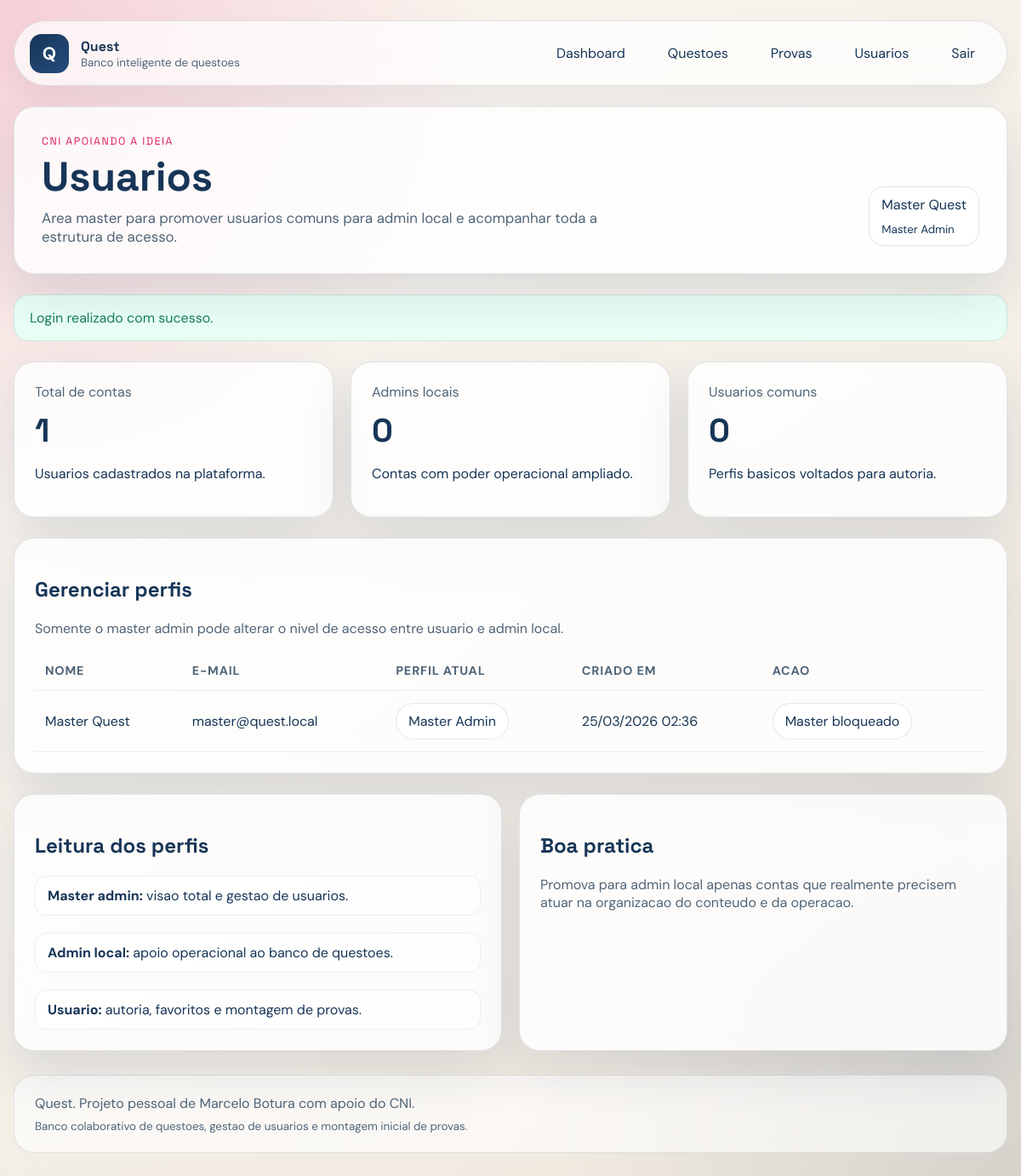
/users.php (signed in), run on the app's committed database.
### tables this page shows
CREATE TABLE IF NOT EXISTS `users` (
    `id` INT UNSIGNED NOT NULL AUTO_INCREMENT,
    `name` VARCHAR(120) NOT NULL,
    `email` VARCHAR(180) NOT NULL,
    `password_hash` VARCHAR(255) NOT NULL,
    `role` ENUM('master_admin', 'local_admin', 'user') NOT NULL DEFAULT 'user',
    `created_at` TIMESTAMP NOT NULL DEFAULT CURRENT_TIMESTAMP,
    `updated_at` TIMESTAMP NOT NULL DEFAULT CURRENT_TIMESTAMP ON UPDATE CURRENT_TIMESTAMP,
    PRIMARY KEY (`id`),
    UNIQUE KEY `users_email_unique` (`email`)
);

### bootstrap.php (called while the page is built, shortened)
<?php
$config = require __DIR__ . '/config.php';
require_once __DIR__ . '/includes/layout.php';
function config(?string $key = null, mixed $default = null): mixed
{
    global $config;
    $value = $config;
    foreach (explode('.', $key) as $segment) {
        $value = $value[$segment];
    }
    return $value;
}
function db(): PDO
{
    static $pdo = null;
    if ($pdo instanceof PDO) {
        return $pdo;
    }
    $dbConfig = config('db');
    $dsn = sprintf(
        'mysql:host=%s;port=%d;dbname=%s;charset=%s',
        $dbConfig['host'],
        $dbConfig['port'],
        $dbConfig['database'],
        $dbConfig['charset']
    );
    try {
        $pdo = new PDO(
            $dsn,
            $dbConfig['username'],
            $dbConfig['password'],
            [
                PDO::ATTR_ERRMODE => PDO::ERRMODE_EXCEPTION,
                PDO::ATTR_DEFAULT_FETCH_MODE => PDO::FETCH_ASSOC,
                PDO::ATTR_EMULATE_PREPARES => false,
            ]
        );
    } catch (PDOException $exception) {
        throw new RuntimeException('Nao foi possivel conectar ao banco de dados: ' . $exception->getMessage());
    }
    return $pdo;
}
function h(?string $value): string
{
    return htmlspecialchars((string) $value, ENT_QUOTES, 'UTF-8');
}
function pull_flashes(): array
{
    $messages = $_SESSION['flash_messages'] ?? [];
    return $messages;
}
function current_user(): ?array
{
    static $user = false;
    if ($user !== false) {
        return $user;
    }
    $userId = $_SESSION['user_id'] ?? null;
    $statement = db()->prepare('SELECT * FROM users WHERE id = :id LIMIT 1');
    $statement->execute(['id' => $userId]);
    $user = $statement->fetch() ?: null;
    return $user;
}
function require_login(): void
{
    if (current_user() === null) {
        flash('error', 'Faca login para continuar.');
        redirect('login.php');
    }
}
function has_role(string|array $roles): bool
{
    $user = current_user();
    return in_array($user['role'], (array) $roles, true);
}
function require_role(string|array $roles): void
{
    require_login();
}
function role_label(string $role): string
{
    return match ($role) {
        'master_admin' => 'Master Admin',
        'local_admin' => 'Admin Local',
        default => 'Usuario',
    };
}
function can_manage_users(): bool
{
    return has_role('master_admin');
}

### users.php (the view, shortened to what this page needs)
<?php
require __DIR__ . '/bootstrap.php';
require_role('master_admin');
$users = db()->query('SELECT id, name, email, role, created_at FROM users ORDER BY created_at DESC')->fetchAll();
$counts = [
    'total' => count($users),
    'local_admins' => count(array_filter($users, static fn(array $user): bool => $user['role'] === 'local_admin')),
    'users' => count(array_filter($users, static fn(array $user): bool => $user['role'] === 'user')),
];
render_header(
    'Usuarios',
    'Area master para promover usuarios comuns para admin local e acompanhar toda a estrutura de acesso.'
);
?>
<section class="stats-grid">
    <article>
        <span class="metric-copy">Total de contas</span>
        <strong class="metric-number"><?= h((string) $counts['total']) ?></strong>
        <p>Usuarios cadastrados na plataforma.</p>
    </article>
    <article>
        <span class="metric-copy">Admins locais</span>
        <strong class="metric-number"><?= h((string) $counts['local_admins']) ?></strong>
        <p>Contas com poder operacional ampliado.</p>
    </article>
    <article>
        <span class="metric-copy">Usuarios comuns</span>
        <strong class="metric-number"><?= h((string) $counts['users']) ?></strong>
        <p>Perfis basicos voltados para autoria.</p>
    </article>
</section>
<section class="panel">
    <h2>Gerenciar perfis</h2>
    <p>Somente o master admin pode alterar o nivel de acesso entre usuario e admin local.</p>
    <div class="table-wrap">
        <table>
            <thead>
            <tr>
                <th>Nome</th>
                <th>E-mail</th>
                <th>Perfil atual</th>
                <th>Criado em</th>
                <th>Acao</th>
            </tr>
            </thead>
            <tbody>
            <?php foreach ($users as $managedUser): ?>
                <tr>
                    <td><?= h($managedUser['name']) ?></td>
                    <td><?= h($managedUser['email']) ?></td>
                    <td>
                        <span class="badge <?= $managedUser['role'] === 'local_admin' ? 'badge-accent' : '' ?>">
                            <?= h(role_label($managedUser['role'])) ?>
                        </span>
                    </td>
                    <td><?= h(date('d/m/Y H:i', strtotime((string) $managedUser['created_at']))) ?></td>
                    <td>
                        <?php if ($managedUser['role'] === 'master_admin'): ?>
                            <span class="badge">Master bloqueado</span>
                        <?php endif; ?>
                    </td>
                </tr>
            <?php endforeach; ?>
            </tbody>
        </table>
    </div>
</section>
<section class="info-grid">
    <article class="panel">
        <h2>Leitura dos perfis</h2>
        <ul class="mini-list">
            <li><strong>Master admin:</strong> visao total e gestao de usuarios.</li>
            <li><strong>Admin local:</strong> apoio operacional ao banco de questoes.</li>
            <li><strong>Usuario:</strong> autoria, favoritos e montagem de provas.</li>
        </ul>
    </article>
    <article class="panel">
        <h2>Boa pratica</h2>
        <p>Promova para admin local apenas contas que realmente precisem atuar na organizacao do conteudo e da operacao.</p>
    </article>
</section>
<?php render_footer(); ?>

### includes/layout.php (shortened to what this page needs)
<?php
function render_header(string $title, string $subtitle = ''): void
{
    $user = function_exists('current_user') ? current_user() : null;
    $flashes = function_exists('pull_flashes') ? pull_flashes() : [];
    ?>
<!DOCTYPE html>
<html lang="pt-BR">
<head>
    <link rel="stylesheet" href="assets/css/app.css">
</head>
<body>
    <div class="page-shell">
        <header class="topbar">
            <a class="brand" href="<?= $user ? 'dashboard.php' : 'index.php' ?>">
                <span class="brand-mark">Q</span>
                <span>
                    <strong>Quest</strong>
                    <small>Banco inteligente de questoes</small>
                </span>
            </a>
            <nav class="topbar-nav">
                <?php if ($user): ?>
                    <a href="dashboard.php">Dashboard</a>
                    <a href="questions.php">Questoes</a>
                    <a href="exams.php">Provas</a>
                    <?php if (can_manage_users()): ?>
                        <a href="users.php">Usuarios</a>
                    <?php endif; ?>
                    <a class="ghost-button" href="logout.php">Sair</a>
                <?php else: ?>
                    <a href="login.php">Entrar</a>
                    <a class="ghost-button" href="register.php">Criar conta</a>
                <?php endif; ?>
            </nav>
        </header>
        <main class="page-content">
            <section class="page-hero">
                <div>
                    <p class="eyebrow">CNI apoiando a ideia</p>
                    <h1><?= h($title) ?></h1>
                    <?php if ($subtitle !== ''): ?>
                        <p class="page-subtitle"><?= h($subtitle) ?></p>
                    <?php endif; ?>
                </div>
                <?php if ($user): ?>
                    <div class="user-badge">
                        <span><?= h($user['name']) ?></span>
                        <small><?= h(role_label($user['role'])) ?></small>
                    </div>
                <?php endif; ?>
            </section>
            <?php foreach ($flashes as $flash): ?>
                <div class="flash flash-<?= h($flash['type']) ?>"><?= h($flash['message']) ?></div>
            <?php endforeach; ?>
<?php
}
function render_footer(): void
{
    ?>
        </main>
        <footer class="site-footer">
            <p>Quest. Projeto pessoal de Marcelo Botura com apoio do CNI.</p>
            <small>Banco colaborativo de questoes, gestao de usuarios e montagem inicial de provas.</small>
        </footer>
    </div>
</body>
</html>
<?php
}

### data on the page
users: name "Master Quest", role "Master Admin", role "1", role "0", email "master@quest.local", created_at "25/03/2026 02:36", shows "Master bloqueado"

### other printed values
$title "Usuarios"
$subtitle "Area master para promover usuarios comuns para admin local e acompanhar toda a estrutura de acesso."
$flash['message'] "Login realizado com sucesso."
